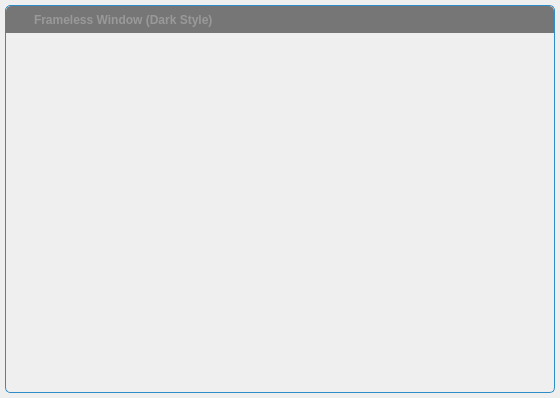
<?xml version="1.0" encoding="UTF-8"?>
<ui version="4.0">
 <class>FramelessWindow</class>
 <widget class="QWidget" name="FramelessWindow">
  <property name="geometry">
   <rect>
    <x>0</x>
    <y>0</y>
    <width>560</width>
    <height>398</height>
   </rect>
  </property>
  <property name="windowTitle">
   <string/>
  </property>
  <property name="autoFillBackground">
   <bool>false</bool>
  </property>
  <layout class="QVBoxLayout" name="verticalLayout_2">
   <property name="spacing">
    <number>0</number>
   </property>
   <property name="leftMargin">
    <number>5</number>
   </property>
   <property name="topMargin">
    <number>5</number>
   </property>
   <property name="rightMargin">
    <number>5</number>
   </property>
   <property name="bottomMargin">
    <number>5</number>
   </property>
   <item>
    <widget class="QWidget" name="windowFrame" native="true">
     <property name="autoFillBackground">
      <bool>false</bool>
     </property>
     <property name="styleSheet">
      <string notr="true">#windowFrame{border:1px solid palette(highlight); border-radius:5px 5px 5px 5px; background-color:palette(Window);}</string>
     </property>
     <layout class="QVBoxLayout" name="verticalLayout">
      <property name="spacing">
       <number>0</number>
      </property>
      <property name="leftMargin">
       <number>1</number>
      </property>
      <property name="topMargin">
       <number>1</number>
      </property>
      <property name="rightMargin">
       <number>1</number>
      </property>
      <property name="bottomMargin">
       <number>1</number>
      </property>
      <item>
       <widget class="WindowDragger" name="windowTitlebar" native="true">
        <property name="sizePolicy">
         <sizepolicy hsizetype="Preferred" vsizetype="Fixed">
          <horstretch>0</horstretch>
          <verstretch>0</verstretch>
         </sizepolicy>
        </property>
        <property name="minimumSize">
         <size>
          <width>0</width>
          <height>0</height>
         </size>
        </property>
        <property name="autoFillBackground">
         <bool>false</bool>
        </property>
        <property name="styleSheet">
         <string notr="true">#windowTitlebar{border: 0px none palette(base); border-top-left-radius:5px; border-top-right-radius:5px; background-color:palette(shadow); height:20px;}</string>
        </property>
        <layout class="QHBoxLayout" name="horizontalLayout" stretch="0,0,1,0,0,0,0">
         <property name="spacing">
          <number>0</number>
         </property>
         <property name="leftMargin">
          <number>0</number>
         </property>
         <property name="topMargin">
          <number>0</number>
         </property>
         <property name="rightMargin">
          <number>0</number>
         </property>
         <property name="bottomMargin">
          <number>0</number>
         </property>
         <item>
          <widget class="QLabel" name="spacer">
           <property name="minimumSize">
            <size>
             <width>4</width>
             <height>0</height>
            </size>
           </property>
           <property name="maximumSize">
            <size>
             <width>4</width>
             <height>16777215</height>
            </size>
           </property>
          </widget>
         </item>
         <item>
          <widget class="QLabel" name="icon">
           <property name="minimumSize">
            <size>
             <width>16</width>
             <height>16</height>
            </size>
           </property>
           <property name="maximumSize">
            <size>
             <width>16</width>
             <height>16</height>
            </size>
           </property>
           <property name="contextMenuPolicy">
            <enum>Qt::NoContextMenu</enum>
           </property>
           <property name="styleSheet">
            <string notr="true">#icon {background-color:palette(shadow);}</string>
           </property>
          </widget>
         </item>
         <item>
          <widget class="QLabel" name="titleText">
           <property name="font">
            <font>
             <weight>75</weight>
             <bold>true</bold>
            </font>
           </property>
           <property name="styleSheet">
            <string notr="true">  padding-left:5px;
  color:rgb(153,153,153);</string>
           </property>
           <property name="text">
            <string>Frameless Window (Dark Style)</string>
           </property>
           <property name="alignment">
            <set>Qt::AlignLeading|Qt::AlignLeft|Qt::AlignVCenter</set>
           </property>
          </widget>
         </item>
         <item>
          <widget class="QToolButton" name="minimizeButton">
           <property name="font">
            <font>
             <weight>75</weight>
             <bold>true</bold>
            </font>
           </property>
           <property name="styleSheet">
            <string notr="true">#minimizeButton{
  background-color:none;
  border:none;
  width:16px;
  height:16px;
  padding:4px;
  image:url(:/images/icon_window_minimize.png);
}
#minimizeButton:hover{
  background-color:palette(alternate-base);
}
#minimizeButton:pressed{
  background-color:palette(highlight);
}</string>
           </property>
           <property name="text">
            <string/>
           </property>
          </widget>
         </item>
         <item>
          <widget class="QToolButton" name="restoreButton">
           <property name="styleSheet">
            <string notr="true">#restoreButton{
  background-color:none;
  border:none;
  width:16px;
  height:16px;
  padding:4px;
  image:url(:/images/icon_window_restore.png);
}
#restoreButton:hover{
  background-color:palette(alternate-base);
}
#restoreButton:pressed{
  background-color:palette(highlight);
}</string>
           </property>
           <property name="text">
            <string/>
           </property>
          </widget>
         </item>
         <item>
          <widget class="QToolButton" name="maximizeButton">
           <property name="styleSheet">
            <string notr="true">#maximizeButton{
  background-color:none;
  border:none;
  width:16px;
  height:16px;
  padding:4px;
  image:url(:/images/icon_window_maximize.png);
}
#maximizeButton:hover{
  background-color:palette(alternate-base);
}
##maximizeButton:pressed{
  background-color:palette(highlight);
}</string>
           </property>
           <property name="text">
            <string/>
           </property>
          </widget>
         </item>
         <item>
          <widget class="QToolButton" name="closeButton">
           <property name="font">
            <font>
             <weight>75</weight>
             <bold>true</bold>
            </font>
           </property>
           <property name="styleSheet">
            <string notr="true">#closeButton{
  background-color:none;
  border:none;
  width:16px;
  height:16px;
  padding:4px;
  image:url(:/images/icon_window_close.png);
  border-top-right-radius: 5px;
}
#closeButton:hover{
  background-color:palette(alternate-base);
}
##closeButton:pressed{
  background-color:palette(highlight);
}</string>
           </property>
          </widget>
         </item>
        </layout>
       </widget>
      </item>
      <item>
       <widget class="QWidget" name="windowContent" native="true">
        <property name="autoFillBackground">
         <bool>false</bool>
        </property>
        <property name="styleSheet">
         <string notr="true">#windowContent{
  border: 0px none palette(base);
  border-radius:0px 0px 5px 5px;
}</string>
        </property>
        <layout class="QVBoxLayout" name="verticalLayout_3">
         <property name="spacing">
          <number>0</number>
         </property>
         <property name="leftMargin">
          <number>0</number>
         </property>
         <property name="topMargin">
          <number>0</number>
         </property>
         <property name="rightMargin">
          <number>0</number>
         </property>
         <property name="bottomMargin">
          <number>0</number>
         </property>
        </layout>
       </widget>
      </item>
     </layout>
    </widget>
   </item>
  </layout>
 </widget>
 <layoutdefault spacing="6" margin="11"/>
 <customwidgets>
  <customwidget>
   <class>WindowDragger</class>
   <extends>QWidget</extends>
   <header>windowdragger.h</header>
   <container>1</container>
  </customwidget>
 </customwidgets>
 <resources>
  <include location="../framelesswindow.qrc"/>
 </resources>
 <connections/>
</ui>
